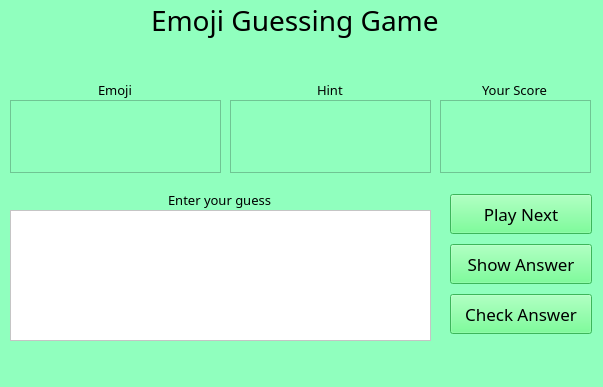
<?xml version="1.0" encoding="UTF-8"?>
<ui version="4.0">
 <class>MainWindow</class>
 <widget class="QMainWindow" name="MainWindow">
  <property name="geometry">
   <rect>
    <x>0</x>
    <y>0</y>
    <width>603</width>
    <height>387</height>
   </rect>
  </property>
  <property name="font">
   <font>
    <family>Lucida Console</family>
   </font>
  </property>
  <property name="windowTitle">
   <string>MainWindow</string>
  </property>
  <property name="styleSheet">
   <string notr="true">
background-color: rgb(144, 255, 190);</string>
  </property>
  <widget class="QWidget" name="centralwidget">
   <widget class="QWidget" name="verticalLayoutWidget_3">
    <property name="geometry">
     <rect>
      <x>230</x>
      <y>100</y>
      <width>201</width>
      <height>73</height>
     </rect>
    </property>
    <layout class="QVBoxLayout" name="verticalLayout_3">
     <item>
      <widget class="QTextBrowser" name="textBrowser">
       <property name="font">
        <font>
         <family>Lucida Console</family>
         <pointsize>15</pointsize>
        </font>
       </property>
       <property name="styleSheet">
        <string notr="true">border-color: rgb(211, 251, 136);</string>
       </property>
       <property name="html">
        <string>&lt;!DOCTYPE HTML PUBLIC &quot;-//W3C//DTD HTML 4.0//EN&quot; &quot;http://www.w3.org/TR/REC-html40/strict.dtd&quot;&gt;
&lt;html&gt;&lt;head&gt;&lt;meta name=&quot;qrichtext&quot; content=&quot;1&quot; /&gt;&lt;style type=&quot;text/css&quot;&gt;
p, li { white-space: pre-wrap; }
&lt;/style&gt;&lt;/head&gt;&lt;body style=&quot; font-family:'Lucida Console'; font-size:15pt; font-weight:400; font-style:normal;&quot;&gt;
&lt;p align=&quot;center&quot; style=&quot;-qt-paragraph-type:empty; margin-top:2px; margin-bottom:2px; margin-left:2px; margin-right:2px; -qt-block-indent:0; text-indent:0px;&quot;&gt;&lt;br /&gt;&lt;/p&gt;&lt;/body&gt;&lt;/html&gt;</string>
       </property>
      </widget>
     </item>
    </layout>
   </widget>
   <widget class="QWidget" name="verticalLayoutWidget_4">
    <property name="geometry">
     <rect>
      <x>10</x>
      <y>210</y>
      <width>421</width>
      <height>131</height>
     </rect>
    </property>
    <layout class="QVBoxLayout" name="verticalLayout_4">
     <item>
      <widget class="QTextEdit" name="textEdit">
       <property name="font">
        <font>
         <pointsize>20</pointsize>
        </font>
       </property>
       <property name="styleSheet">
        <string notr="true">background-color: rgb(255, 255, 255);
text-align:center;</string>
       </property>
      </widget>
     </item>
    </layout>
   </widget>
   <widget class="QWidget" name="verticalLayoutWidget_5">
    <property name="geometry">
     <rect>
      <x>450</x>
      <y>190</y>
      <width>142</width>
      <height>151</height>
     </rect>
    </property>
    <layout class="QVBoxLayout" name="verticalLayout_5">
     <item>
      <widget class="QPushButton" name="pushButton_3">
       <property name="minimumSize">
        <size>
         <width>0</width>
         <height>40</height>
        </size>
       </property>
       <property name="baseSize">
        <size>
         <width>0</width>
         <height>0</height>
        </size>
       </property>
       <property name="font">
        <font>
         <family>Arial Rounded MT Bold</family>
         <pointsize>13</pointsize>
         <weight>50</weight>
         <bold>false</bold>
        </font>
       </property>
       <property name="styleSheet">
        <string notr="true">background-color: rgb(85, 255, 127);</string>
       </property>
       <property name="text">
        <string>Play Next</string>
       </property>
      </widget>
     </item>
     <item>
      <widget class="QPushButton" name="pushButton">
       <property name="minimumSize">
        <size>
         <width>0</width>
         <height>40</height>
        </size>
       </property>
       <property name="font">
        <font>
         <family>Arial Rounded MT Bold</family>
         <pointsize>13</pointsize>
         <weight>50</weight>
         <bold>false</bold>
        </font>
       </property>
       <property name="styleSheet">
        <string notr="true">background-color: rgb(85, 255, 127);</string>
       </property>
       <property name="text">
        <string>Show Answer</string>
       </property>
      </widget>
     </item>
     <item>
      <widget class="QPushButton" name="pushButton_2">
       <property name="minimumSize">
        <size>
         <width>0</width>
         <height>40</height>
        </size>
       </property>
       <property name="baseSize">
        <size>
         <width>0</width>
         <height>0</height>
        </size>
       </property>
       <property name="font">
        <font>
         <family>Arial Rounded MT Bold</family>
         <pointsize>13</pointsize>
         <weight>50</weight>
         <bold>false</bold>
        </font>
       </property>
       <property name="styleSheet">
        <string notr="true">background-color: rgb(85, 255, 127);</string>
       </property>
       <property name="text">
        <string>Check Answer</string>
       </property>
      </widget>
     </item>
    </layout>
   </widget>
   <widget class="QWidget" name="verticalLayoutWidget_2">
    <property name="geometry">
     <rect>
      <x>10</x>
      <y>100</y>
      <width>211</width>
      <height>73</height>
     </rect>
    </property>
    <layout class="QVBoxLayout" name="verticalLayout_2">
     <item>
      <widget class="QTextBrowser" name="textBrowser_3">
       <property name="font">
        <font>
         <family>Lucida Console</family>
         <pointsize>15</pointsize>
        </font>
       </property>
       <property name="styleSheet">
        <string notr="true">border-color: rgb(211, 251, 136);</string>
       </property>
       <property name="html">
        <string>&lt;!DOCTYPE HTML PUBLIC &quot;-//W3C//DTD HTML 4.0//EN&quot; &quot;http://www.w3.org/TR/REC-html40/strict.dtd&quot;&gt;
&lt;html&gt;&lt;head&gt;&lt;meta name=&quot;qrichtext&quot; content=&quot;1&quot; /&gt;&lt;style type=&quot;text/css&quot;&gt;
p, li { white-space: pre-wrap; }
&lt;/style&gt;&lt;/head&gt;&lt;body style=&quot; font-family:'Lucida Console'; font-size:15pt; font-weight:400; font-style:normal;&quot;&gt;
&lt;p align=&quot;center&quot; style=&quot;-qt-paragraph-type:empty; margin-top:2px; margin-bottom:2px; margin-left:2px; margin-right:2px; -qt-block-indent:0; text-indent:0px;&quot;&gt;&lt;br /&gt;&lt;/p&gt;&lt;/body&gt;&lt;/html&gt;</string>
       </property>
      </widget>
     </item>
    </layout>
   </widget>
   <widget class="QLineEdit" name="lineEdit">
    <property name="geometry">
     <rect>
      <x>440</x>
      <y>80</y>
      <width>151</width>
      <height>20</height>
     </rect>
    </property>
    <property name="font">
     <font>
      <family>Arial Rounded MT Bold</family>
      <pointsize>10</pointsize>
      <weight>50</weight>
      <bold>false</bold>
      <underline>false</underline>
      <kerning>true</kerning>
     </font>
    </property>
    <property name="styleSheet">
     <string notr="true">background-color: transparent;
border:none;</string>
    </property>
    <property name="text">
     <string>Your Score</string>
    </property>
    <property name="alignment">
     <set>Qt::AlignCenter</set>
    </property>
    <property name="readOnly">
     <bool>true</bool>
    </property>
    <property name="placeholderText">
     <string/>
    </property>
   </widget>
   <widget class="QWidget" name="verticalLayoutWidget_6">
    <property name="geometry">
     <rect>
      <x>440</x>
      <y>100</y>
      <width>151</width>
      <height>73</height>
     </rect>
    </property>
    <layout class="QVBoxLayout" name="verticalLayout_6">
     <item>
      <widget class="QTextBrowser" name="textBrowser_2">
       <property name="font">
        <font>
         <family>MS Shell Dlg 2</family>
         <pointsize>25</pointsize>
        </font>
       </property>
       <property name="styleSheet">
        <string notr="true">border-color: rgb(211, 251, 136);</string>
       </property>
       <property name="html">
        <string>&lt;!DOCTYPE HTML PUBLIC &quot;-//W3C//DTD HTML 4.0//EN&quot; &quot;http://www.w3.org/TR/REC-html40/strict.dtd&quot;&gt;
&lt;html&gt;&lt;head&gt;&lt;meta name=&quot;qrichtext&quot; content=&quot;1&quot; /&gt;&lt;style type=&quot;text/css&quot;&gt;
p, li { white-space: pre-wrap; }
&lt;/style&gt;&lt;/head&gt;&lt;body style=&quot; font-family:'MS Shell Dlg 2'; font-size:25pt; font-weight:400; font-style:normal;&quot;&gt;
&lt;p align=&quot;center&quot; style=&quot;-qt-paragraph-type:empty; margin-top:2px; margin-bottom:2px; margin-left:2px; margin-right:2px; -qt-block-indent:0; text-indent:0px; font-size:8.25pt;&quot;&gt;&lt;br /&gt;&lt;/p&gt;&lt;/body&gt;&lt;/html&gt;</string>
       </property>
      </widget>
     </item>
    </layout>
   </widget>
   <widget class="QLineEdit" name="lineEdit_2">
    <property name="geometry">
     <rect>
      <x>230</x>
      <y>80</y>
      <width>201</width>
      <height>20</height>
     </rect>
    </property>
    <property name="font">
     <font>
      <family>Arial Rounded MT Bold</family>
      <pointsize>10</pointsize>
      <weight>50</weight>
      <bold>false</bold>
      <underline>false</underline>
      <kerning>true</kerning>
     </font>
    </property>
    <property name="styleSheet">
     <string notr="true">background-color: transparent;
border:none;
</string>
    </property>
    <property name="text">
     <string>Hint</string>
    </property>
    <property name="alignment">
     <set>Qt::AlignCenter</set>
    </property>
    <property name="readOnly">
     <bool>true</bool>
    </property>
    <property name="placeholderText">
     <string/>
    </property>
   </widget>
   <widget class="QLineEdit" name="lineEdit_3">
    <property name="geometry">
     <rect>
      <x>10</x>
      <y>80</y>
      <width>211</width>
      <height>20</height>
     </rect>
    </property>
    <property name="font">
     <font>
      <family>Arial Rounded MT Bold</family>
      <pointsize>10</pointsize>
      <weight>50</weight>
      <bold>false</bold>
      <underline>false</underline>
      <kerning>true</kerning>
     </font>
    </property>
    <property name="styleSheet">
     <string notr="true">background-color: transparent;
border:none;</string>
    </property>
    <property name="text">
     <string>Emoji</string>
    </property>
    <property name="alignment">
     <set>Qt::AlignCenter</set>
    </property>
    <property name="readOnly">
     <bool>true</bool>
    </property>
    <property name="placeholderText">
     <string/>
    </property>
   </widget>
   <widget class="QLineEdit" name="lineEdit_4">
    <property name="geometry">
     <rect>
      <x>130</x>
      <y>0</y>
      <width>331</width>
      <height>41</height>
     </rect>
    </property>
    <property name="font">
     <font>
      <family>Arial Rounded MT Bold</family>
      <pointsize>21</pointsize>
      <weight>50</weight>
      <bold>false</bold>
      <underline>false</underline>
      <kerning>true</kerning>
     </font>
    </property>
    <property name="styleSheet">
     <string notr="true">background-color: transparent;
border:none;</string>
    </property>
    <property name="text">
     <string>Emoji Guessing Game</string>
    </property>
    <property name="alignment">
     <set>Qt::AlignCenter</set>
    </property>
    <property name="readOnly">
     <bool>true</bool>
    </property>
    <property name="placeholderText">
     <string/>
    </property>
   </widget>
   <widget class="QLineEdit" name="lineEdit_5">
    <property name="geometry">
     <rect>
      <x>10</x>
      <y>190</y>
      <width>421</width>
      <height>20</height>
     </rect>
    </property>
    <property name="font">
     <font>
      <family>Arial Rounded MT Bold</family>
      <pointsize>10</pointsize>
      <weight>50</weight>
      <bold>false</bold>
      <underline>false</underline>
      <kerning>true</kerning>
     </font>
    </property>
    <property name="styleSheet">
     <string notr="true">background-color: transparent;
border:none;</string>
    </property>
    <property name="text">
     <string>Enter your guess</string>
    </property>
    <property name="alignment">
     <set>Qt::AlignCenter</set>
    </property>
    <property name="readOnly">
     <bool>true</bool>
    </property>
    <property name="placeholderText">
     <string/>
    </property>
   </widget>
  </widget>
  <widget class="QMenuBar" name="menubar">
   <property name="geometry">
    <rect>
     <x>0</x>
     <y>0</y>
     <width>603</width>
     <height>21</height>
    </rect>
   </property>
  </widget>
  <widget class="QStatusBar" name="statusbar"/>
 </widget>
 <resources/>
 <connections/>
</ui>
